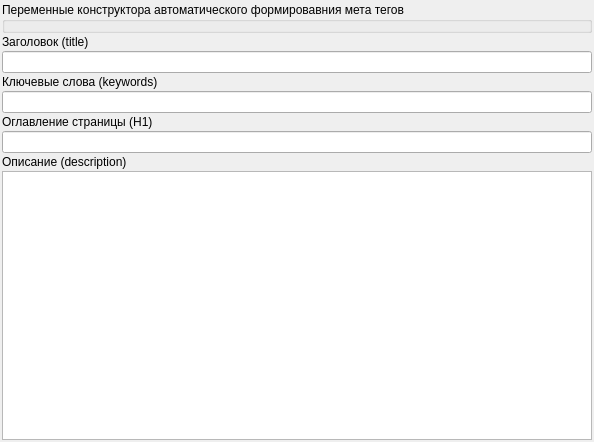
<?xml version="1.0" encoding="UTF-8"?>
<ui version="4.0">
 <class>FrameSEO</class>
 <widget class="QWidget" name="FrameSEO">
  <property name="geometry">
   <rect>
    <x>0</x>
    <y>0</y>
    <width>594</width>
    <height>442</height>
   </rect>
  </property>
  <property name="windowTitle">
   <string>Form</string>
  </property>
  <layout class="QVBoxLayout" name="verticalLayout">
   <property name="spacing">
    <number>2</number>
   </property>
   <property name="leftMargin">
    <number>2</number>
   </property>
   <property name="topMargin">
    <number>2</number>
   </property>
   <property name="rightMargin">
    <number>2</number>
   </property>
   <property name="bottomMargin">
    <number>2</number>
   </property>
   <item>
    <widget class="QGroupBox" name="groupBoxSEOTagsVars">
     <property name="minimumSize">
      <size>
       <width>0</width>
       <height>0</height>
      </size>
     </property>
     <property name="title">
      <string>Переменные конструктора автоматического формировавния мета тегов</string>
     </property>
    </widget>
   </item>
   <item>
    <widget class="QLabel" name="label">
     <property name="text">
      <string>Заголовок (title)</string>
     </property>
    </widget>
   </item>
   <item>
    <widget class="QLineEdit" name="lineEditSEOHeader"/>
   </item>
   <item>
    <widget class="QLabel" name="label_2">
     <property name="text">
      <string>Ключевые слова (keywords)</string>
     </property>
    </widget>
   </item>
   <item>
    <widget class="QLineEdit" name="lineEditSEOKeywords"/>
   </item>
   <item>
    <widget class="QLabel" name="label_4">
     <property name="text">
      <string>Оглавление страницы (H1)</string>
     </property>
    </widget>
   </item>
   <item>
    <widget class="QLineEdit" name="lineEditPageTitle"/>
   </item>
   <item>
    <widget class="QLabel" name="label_3">
     <property name="text">
      <string>Описание (description)</string>
     </property>
    </widget>
   </item>
   <item>
    <widget class="QPlainTextEdit" name="plainTextEditSEODescription"/>
   </item>
  </layout>
 </widget>
 <resources/>
 <connections/>
</ui>
